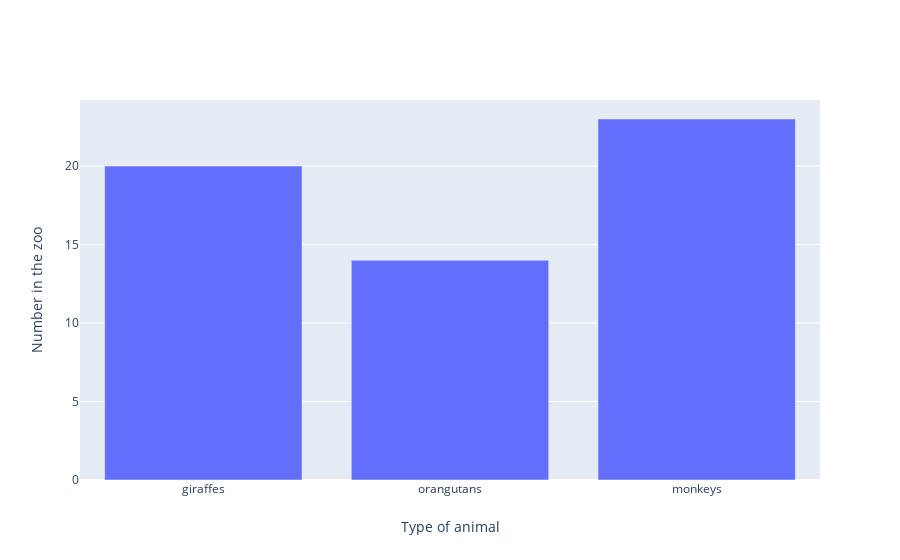

The code cell stored with this chart in its notebook:
### Code cell
# Plotly's 'go.Figure' function will create a dictionary of our axis labels, with predefined keys.
my_data = [go.Bar(go.Bar(x=x_values, y=y_values))] # Note: We have to put the data dictionary inside a list!
my_layout = go.Layout(xaxis=x_title, yaxis=y_title)
go.Figure(data=my_data, layout=my_layout)

### Figure 1 — Plotly figure (JSON) as saved in the notebook; plotly's stock layout.template omitted (floating-point values rounded to 4 significant figures)
{"data": [{"type": "bar", "x": ["giraffes", "orangutans", "monkeys"], "y": [20, 14, 23]}], "layout": {"xaxis": {"title": {"text": "Type of animal"}}, "yaxis": {"title": {"text": "Number in the zoo"}}}}
